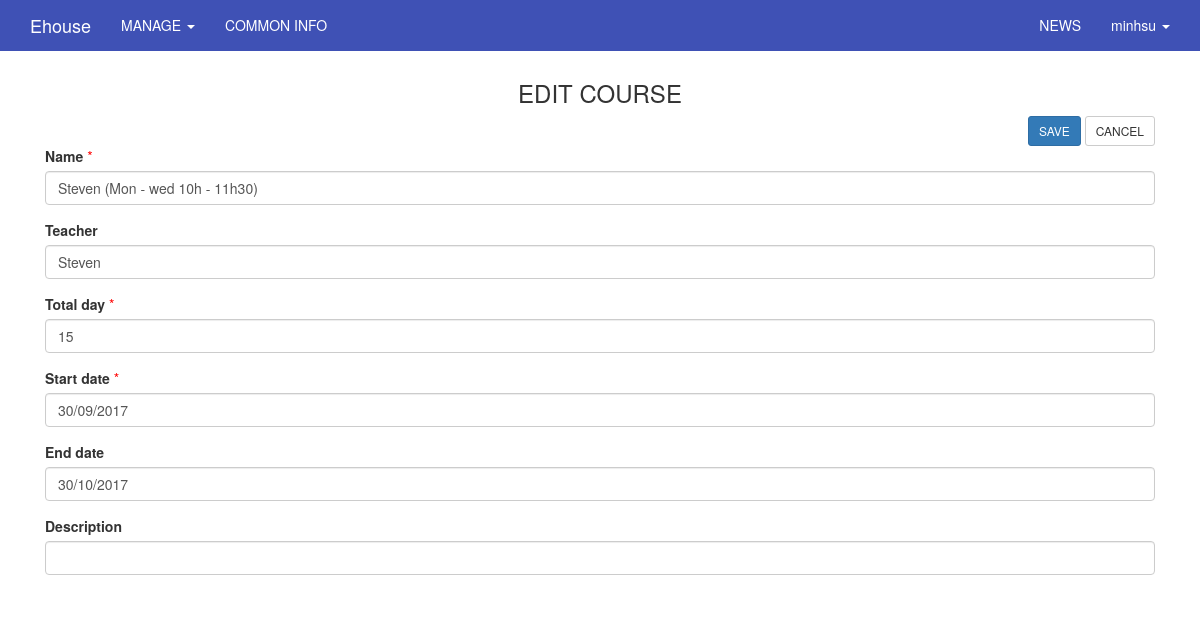
The app's page /admin/course/edit/9 (signed in) with its own data.
### tables this page shows
CREATE TABLE `users` (
  `id` int(11) UNSIGNED NOT NULL,
  `ip_address` varchar(15) NOT NULL,
  `username` varchar(100) NOT NULL,
  `password` varchar(255) NOT NULL,
  `salt` varchar(255) DEFAULT NULL,
  `email` varchar(100) NOT NULL,
  `activation_code` varchar(40) DEFAULT NULL,
  `forgotten_password_code` varchar(40) DEFAULT NULL,
  `forgotten_password_time` int(11) UNSIGNED DEFAULT NULL,
  `remember_code` varchar(40) DEFAULT NULL,
  `created_on` int(11) UNSIGNED NOT NULL,
  `last_login` int(11) UNSIGNED DEFAULT NULL,
  `active` tinyint(1) UNSIGNED DEFAULT NULL,
  `first_name` varchar(50) DEFAULT NULL,
  `last_name` varchar(50) DEFAULT NULL,
  `company` varchar(100) DEFAULT NULL,
  `birth_day` varchar(50) NOT NULL,
  `phone` varchar(20) DEFAULT NULL,
  `address` varchar(255) DEFAULT NULL,
  `profile` text,
  `modified_date` datetime DEFAULT NULL
);

CREATE TABLE `course` (
  `id` int(11) NOT NULL,
  `name` varchar(255) NOT NULL,
  `teacher` varchar(255) NOT NULL,
  `total_day` int(11) NOT NULL,
  `start_date` varchar(50) NOT NULL,
  `end_date` varchar(50) DEFAULT NULL,
  `description` text,
  `active` tinyint(1) NOT NULL DEFAULT '1',
  `modified_date` datetime DEFAULT NULL
);

### application/core/MY_Controller.php (called while the page is built, shortened)
<?php
class MY_Controller extends CI_Controller {
	protected function render($the_view = NULL, $template = 'master')
	{
		if($template == 'json' || $this->input->is_ajax_request())
		{
			header('Content-Type: application/json');
			echo json_encode($this->data);
		}
		else if(is_null($template))
		{
			$this->load->view($the_view, $this->data);
		}else
		{
			$this->data['the_view_content'] = (is_null($the_view)) ? '' : $this->load->view($the_view, $this->data, TRUE);
			$this->load->view('templates/' . $template . '_view', $this->data);
		}
	}
}
class Admin_Controller extends MY_Controller
{
	function __construct()
	{
		$current_user = $this->ion_auth->user()->row();
	}
	protected function render($the_view = NULL, $template = 'admin_master')
	{
		parent::render($the_view, $template);
	}
}

### application/controllers/admin/Course.php (called while the page is built, shortened)
<?php
class Course extends Admin_Controller
{
    function __construct()
    {
        parent::__construct();
    }
public function edit($item_id)
{
    $input['where'] = array('id' => $item_id);
    $this->data['item'] = $this->course_model->get_row($input);
    if($this->input->post('submit')){
        $this->form_validation->set_rules('name', 'Name', 'required');
        $this->form_validation->set_rules('teacher', 'Teacher', 'trim');
        $this->form_validation->set_rules('total_day', 'Total day', 'trim|required|greater_than[0]');
        $this->form_validation->set_rules('start_date', 'Start Date', 'trim|required');
        if(preg_replace('/\s+/', '', $this->input->post('end_date')) != ""){
            $this->form_validation->set_rules('end_date', 'Start Date', 'trim|callback_check_equal_less['.$this->input->post('start_date').']');
        }
        $this->form_validation->set_rules('description', 'Description', 'trim');
        if ($this->form_validation->run() == FALSE)
        {
           $this->render('admin/course/edit_view');
       }else{
        $name = $this->input->post('name');
        $teacher = $this->input->post('teacher');
        $total_day = $this->input->post('total_day');
        $start_date = $this->input->post('start_date');
        $end_date = $this->input->post('end_date');
        $description = $this->input->post('description');
        $insert_data = array('name' => $name,'teacher' => $teacher, 'total_day' => $total_day, 'start_date' => $start_date, 'end_date' => $end_date, 'description' => $description, 'modified_date'=>date('Y-m-d H:i:s'));
        if(!$this->course_model->update($item_id, $insert_data))
        {
            $this->postal->add('Edited fail !','error');
        }else { $this->postal->add('Edited successfully ','success'); }
        redirect('admin/course');
    }
}else { $this->render('admin/course/edit_view'); }
}
}

### index.php (called while the page is built, shortened)
<?php
require_once BASEPATH.'core/CodeIgniter.php';

### application/models/Course_model.php (called while the page is built, shortened)
<?php
class Course_model extends MY_Model
{
    function __construct()
    {
        $this->table = 'course';
    }
}

### application/core/MY_Model.php (called while the page is built, shortened)
<?php if ( ! defined('BASEPATH')) exit('No direct script access allowed');
class MY_Model extends CI_Model {
    var $table = '';
    var $key = 'id';
    var $order = '';
    function get_row($input = array()){
        $query = $this->db->get($this->table);
        return $query->row();
    }
    protected function get_list_set_input($input = array())
    {
        if ((isset($input['where'])) && $input['where'])
        {
            $this->db->where($input['where']);
        }
        if (isset($input['order'][0]) && isset($input['order'][1]))
        {
            $this->db->order_by($input['order'][0], $input['order'][1]);
        }
        else
        {
            $order = ($this->order == '') ? array($this->table.'.'.$this->key, 'desc') : $this->order;
            $this->db->order_by($order[0], $order[1]);
        }
    }
}
?>

### application/libraries/Ion_auth.php (called while the page is built, shortened)
<?php  if ( ! defined('BASEPATH')) exit('No direct script access allowed');
class Ion_auth
{
    public $_cache_user_in_group;
    public function __construct()
    {
        $this->_cache_user_in_group =& $this->ion_auth_model->_cache_user_in_group;
        $this->ion_auth_model->trigger_events('library_constructor');
    }
    public function __call($method, $arguments)
    {
        return call_user_func_array( array($this->ion_auth_model, $method), $arguments);
    }
    public function __get($var)
    {
        return get_instance()->$var;
    }
    public function logged_in()
    {
        $this->ion_auth_model->trigger_events('logged_in');
        return (bool) $this->session->userdata('identity');
    }
    public function in_group($check_group, $id=false, $check_all = false)
    {
        $this->ion_auth_model->trigger_events('in_group');
        $id || $id = $this->session->userdata('user_id');
        if (!is_array($check_group))
        {
            $check_group = array($check_group);
        }
        if (isset($this->_cache_user_in_group[$id]))
        {
            $groups_array = $this->_cache_user_in_group[$id];
        }
        else
        {
            $users_groups = $this->ion_auth_model->get_users_groups($id)->result();
            $groups_array = array();
            foreach ($users_groups as $group)
            {
                $groups_array[$group->id] = $group->name;
            }
            $this->_cache_user_in_group[$id] = $groups_array;
        }
        foreach ($check_group as $key => $value)
        {
            $groups = (is_string($value)) ? $groups_array : array_keys($groups_array);
            if (in_array($value, $groups) xor $check_all)
            {
                return !$check_all;
            }
        }
        return $check_all;
    }
}

### application/libraries/Session.php (called while the page is built, shortened)
<?php if ( ! defined('BASEPATH')) exit('No direct script access allowed');
class Session
{
    protected $sess_namespace = '';
    protected $store = array();
     private function initialize()
     {
        if (isset($_SESSION[$this->sess_namespace]) ) {
            $this->store = $_SESSION[$this->sess_namespace];
        }
        $destroy = false;
        if (!$destroy) {
            return;
        }
    }
    public function userdata($value)
    {
        if (isset($this->store[$value])) {
            return $this->store[$value];
        } else {
            return false;
        }
    }
    public function set_userdata($data = array(), $value = '')
    {
        if (is_string($data)) {
            $data = array($data => $value);
        }
        foreach ($data as $key => $val) {
            $this->store[$key] = $val;
        }
    }
}

### application/models/Ion_auth_model.php (called while the page is built, shortened)
<?php  if ( ! defined('BASEPATH')) exit('No direct script access allowed');
class Ion_auth_model extends CI_Model
{
    public $tables = array();
    public $_ion_where = array();
    public $_ion_select = array();
    public $_ion_limit = NULL;
    public $_ion_offset = NULL;
    public $_ion_order_by = NULL;
    public $_ion_order = NULL;
    protected $response = NULL;
    public function __construct()
    {
        $this->config->load('ion_auth', TRUE);
        $this->tables  = $this->config->item('tables', 'ion_auth');
    }
    public function limit($limit)
    {
        $this->_ion_limit = $limit;
        return $this;
    }
    public function where($where, $value = NULL)
    {
        if (!is_array($where))
        {
            $where = array($where => $value);
        }
        array_push($this->_ion_where, $where);
        return $this;
    }
    public function order_by($by, $order='desc')
    {
        $this->_ion_order_by = $by;
        $this->_ion_order    = $order;
        return $this;
    }
    public function row()
    {
        $row = $this->response->row();
        return $row;
    }
    public function users($groups = NULL)
    {
        if (isset($this->_ion_select) && !empty($this->_ion_select))
        {
            foreach ($this->_ion_select as $select)
            {
                $this->db->select($select);
            }
            $this->_ion_select = array();
        }
        else
        {
            $this->db->select(array(
                $this->tables['users'].'.*',
                $this->tables['users'].'.id as id',
                $this->tables['users'].'.id as user_id'
            ));
        }
        if (isset($this->_ion_where) && !empty($this->_ion_where))
        {
            foreach ($this->_ion_where as $where)
            {
                $this->db->where($where);
            }
            $this->_ion_where = array();
        }
        if (isset($this->_ion_limit) && isset($this->_ion_offset))
        {
            $this->db->limit($this->_ion_limit, $this->_ion_offset);
            $this->_ion_limit  = NULL;
            $this->_ion_offset = NULL;
        }
        else if (isset($this->_ion_limit))
        {
            $this->db->limit($this->_ion_limit);
            $this->_ion_limit  = NULL;
        }
        if (isset($this->_ion_order_by) && isset($this->_ion_order))
        {
            $this->db->order_by($this->_ion_order_by, $this->_ion_order);
            $this->_ion_order    = NULL;
            $this->_ion_order_by = NULL;
        }
        $this->response = $this->db->get($this->tables['users']);
        return $this;
    }
    public function user($id = NULL)
    {
        $id = isset($id) ? $id : $this->session->userdata('user_id');
        $this->users();
        return $this;
    }
}

### application/views/admin/course/edit_view.php (the view, shortened to what this page needs)
<div class="container" style="margin-top:0px;">
    <div class="row">
        <div class="col-lg-12">
            <h3 class="text-center">EDIT COURSE</h3>
        </div>
    </div>
    <?php echo form_open_multipart('admin/course/edit/'.$item->id);?>
    <div class="row">
        <div class="col-xs-12">
            <div class="col-xs-12 ">
                <div class="pull-right">
                    <?php echo form_submit('submit', 'SAVE', 'class="btn btn-primary btn-lg btn-sm"');?>
                    <a href="<?php echo base_url('admin/course') ?>"><input class="btn btn-default btn-lg btn-sm" type="button" value="CANCEL"></a>
                </div>
            </div>
        </div>
    </div>
    <div class="row">
        <div class="col-lg-12">
            <div class="form-group col-md-12 col-lg-12">
                <label>Name</label>
                <span class="error">*</span>
                <input type="text" name="name" class="form-control" value="<?php if(set_value("name")) echo set_value("name"); else echo $item->name; ?>">
            </div>
            <div class="form-group col-md-12 col-lg-12">
                <?php
                echo form_label('Teacher','teacher');
                ?>
                <input type="text" name="teacher" class="form-control" value="<?php if(set_value("teacher")) echo set_value("teacher"); else echo $item->teacher; ?>">
            </div>
            <div class="form-group col-md-12 col-lg-12">
                <label>Total day</label>
                <span class="error">*</span>
                <input type="text" name="total_day" class="form-control" value="<?php if(set_value("total_day")) echo set_value("total_day"); else echo $item->total_day; ?>">
            </div>
            <div class="form-group col-md-12 col-lg-12">
                <label>Start date</label>
                <span class="error">*</span>
                <input type="text" id="start_date" name="start_date" class="form-control date" value="<?php if(set_value("start_date")) echo set_value("start_date"); else echo $item->start_date; ?>">
            </div>
            <div class="form-group col-md-12 col-lg-12">
                <label>End date</label>
                <input type="text" id="end_date" name="end_date" class="form-control date" value="<?php if(set_value("end_date")) echo set_value("end_date"); else echo $item->end_date; ?>">
            </div>
            <div class="form-group col-md-12 col-lg-12">
                <?php
                echo form_label('Description','description');
                ?>
                <input type="text" name="description" class="form-control" value="<?php if(set_value("description")) echo set_value("description"); else echo $item->description; ?>">
            </div>
            <?php echo form_close();?>
        </div>

### application/views/templates/_parts/admin_master_header_view.php (shortened to what this page needs)
    <!DOCTYPE html>
<html>
    <head>
    </head>
<body>
<?php
if($this->ion_auth->logged_in()) {
    ?>
    <nav class="navbar navbar-inverse navbar-fixed-top">
        <div class="container">
            <div class="navbar-header">
                <a class="navbar-brand"
                   href="<?php echo base_url(); ?>" target="_new"><?php echo 'Ehouse'?></a>
            </div>
            <div id="navbar" class="collapse navbar-collapse">
                <ul class="nav navbar-nav">
                    <li class="dropdown">
                        <a href="#" class="dropdown-toggle" data-toggle="dropdown" role="button" aria-expanded="false">MANAGE <span class="caret"></span></a>
                    </li>
                    <li><?php echo anchor('admin/website/index','COMMON INFO');?></li>
                </ul>
                <ul class="nav navbar-nav navbar-right">
                    <li><?php echo anchor('admin/news/index','NEWS');?></li>
                    <li class="dropdown">
                        <a href="#" class="dropdown-toggle" data-toggle="dropdown" role="button" aria-expanded="false"><?php echo $this->ion_auth->user()->row()->username;?> <span class="caret"></span></a>
                    </li>
                </ul>
            </div>
        </div>
    </nav>
<?php
}
?>

### public/css/admin.css (style rules this page uses)
.error { color: red; }
.navbar-inverse { background-color: #3F51B5; border-color: #3F51B5; border-radius: inherit; }
.navbar-inverse .navbar-nav>li>a { color: white; }
.navbar-inverse .navbar-brand { color: white; }

### records on screen
users: id+username "minhsu"
course: name "Steven (Mon - wed 10h - 11h30)", teacher "Steven", total_day "15", start_date "30/09/2017", end_date "30/10/2017"

### other values on screen
anchor('admin/website/index','COMMON INFO') "COMMON INFO"
anchor('admin/news/index','NEWS') "NEWS"
form_label('Teacher','teacher') "Teacher"
form_label('Description','description') "Description"
